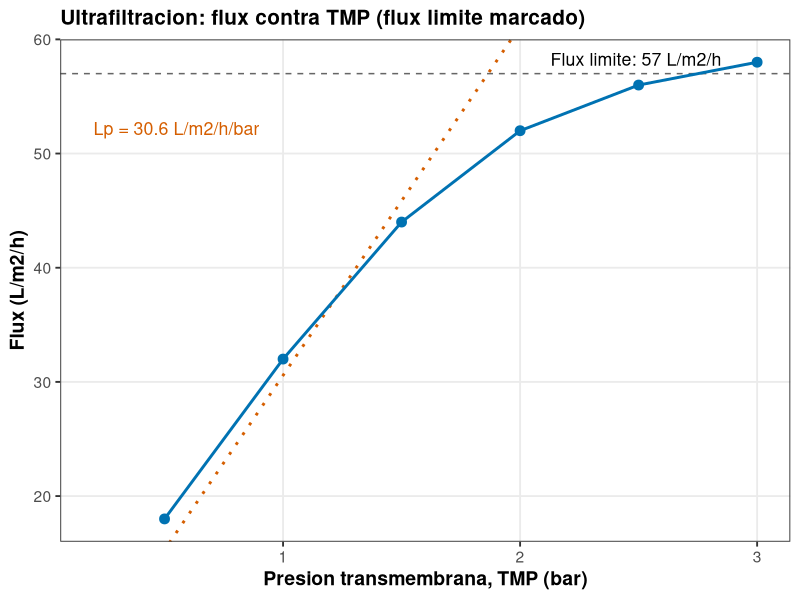
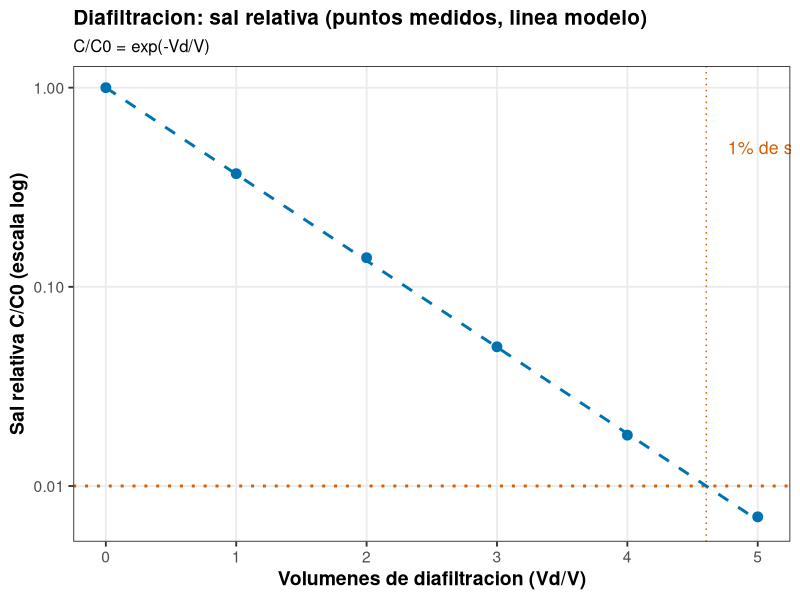
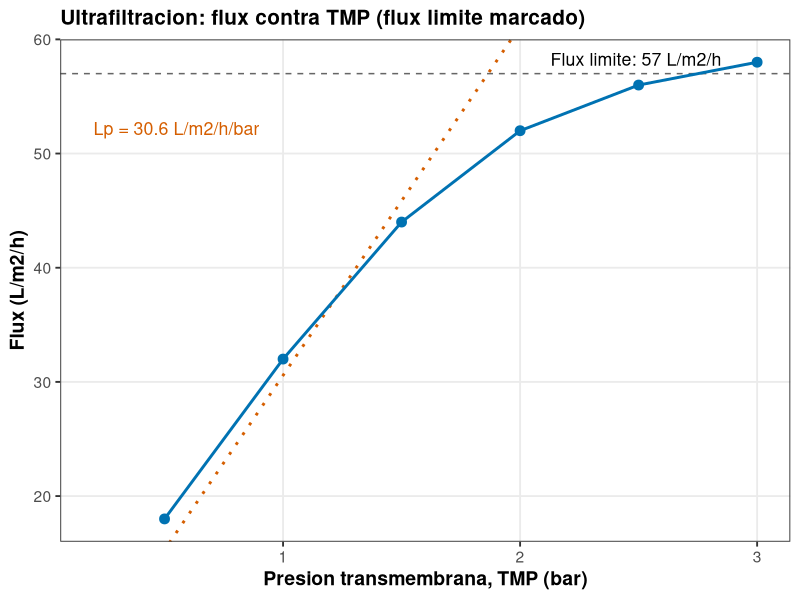
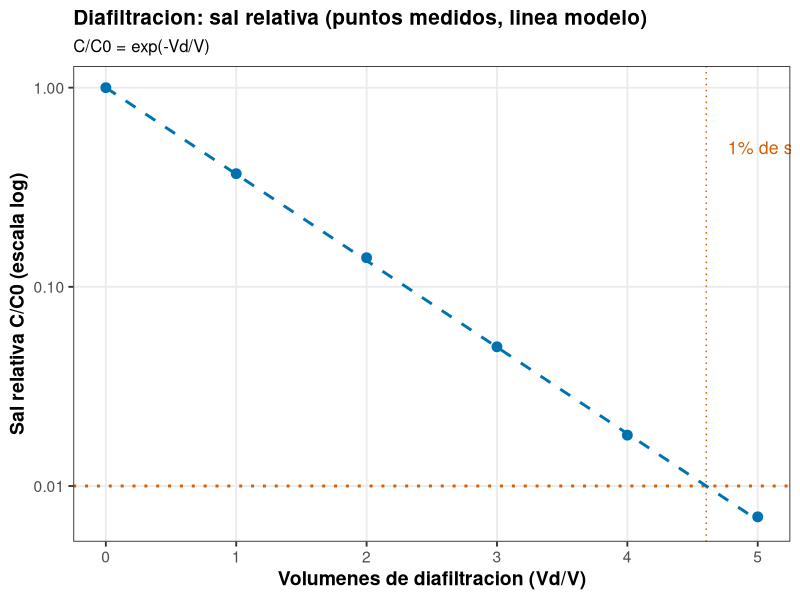

Generate these figures, in order, with R:
# ==========================================================================
# 05. Ultrafiltracion: flux contra presion y diafiltracion
# ==========================================================================
# Autor: Dr. Jose Juan Torres Martinez
# Docente de Ciencias Quimicas
# Universidad Autonoma de San Luis Potosi (UASLP)
# Mexico
#
# Material academico para estudiantes
# Serie "Bioseparaciones" - Teoria, Unidad 5. Ultrafiltracion
#
# Descripcion: Recorrido por la planta, quinta parada: el equipo de ultrafiltracion, con su membrana y su bomba. Aqui se analiza el flux medido contra la presion transmembrana (TMP): en la zona controlada por presion el flux es lineal y su pendiente es la permeabilidad hidraulica; a TMP alta el flux se estabiliza en el flux limite por polarizacion. Tambien se calcula la caida de sal en diafiltracion a volumen constante, C = C0 * exp(-Vd/V). Lo que se aprende aqui dice a que presion conviene operar y cuantos volumenes de diafiltracion hacen falta para lavar la sal.
#
# Objetivos de aprendizaje:
#   - Calcular la permeabilidad hidraulica en la zona lineal.
#   - Identificar el flux limite por polarizacion de concentracion.
#   - Calcular cuantos volumenes de diafiltracion hacen falta para bajar la sal a un valor dado.

# Datos: datos_flux.csv (flux medido contra TMP) y datos_diafiltracion.csv (sal relativa medida contra volumenes de diafiltracion).
# Recorrido: llegamos al equipo de ultrafiltracion con el sobrenadante clarificado de la centrifuga. Primera parada: el flux contra la TMP y el flux limite. Segunda parada: la caida de sal en diafiltracion. En cada parada medimos, calculamos y comentamos que significa el resultado antes de seguir.
# ==========================================================================

library(tidyverse)

# --------------------------------------------------------------------------
# Carpeta de trabajo: la del propio script
# --------------------------------------------------------------------------
# El script resuelve solo la carpeta donde esta guardado y la pone como
# carpeta de trabajo, asi los archivos de datos se leen por su nombre y la
# grafica se guarda en la misma carpeta, sin editar rutas.
# Primero prueba la ruta del documento activo en RStudio o Positron, luego
# la ruta del archivo al correr con Rscript o source(), y si nada de eso
# da una ruta, se queda en la carpeta de trabajo actual.
ruta_script <- NULL
if (requireNamespace("rstudioapi", quietly = TRUE) &&
    rstudioapi::isAvailable()) {
  ruta_script <- tryCatch(
    rstudioapi::getActiveDocumentContext()$path,
    error = function(e) NULL
  )
}
if (is.null(ruta_script) || !nzchar(ruta_script)) {
  ruta_script <- tryCatch(sys.frame(1)$ofile, error = function(e) NULL)
}
# Con Rscript el archivo no deja marco en la pila, asi que su ruta viene
# en los argumentos de la linea de comandos (--file=...).
if (is.null(ruta_script) || !nzchar(ruta_script)) {
  archivo <- grep("--file=", commandArgs(trailingOnly = FALSE), value = TRUE)
  if (length(archivo) > 0) {
    ruta_script <- sub("--file=", "", archivo[1])
  }
}
if (!is.null(ruta_script) && nzchar(ruta_script)) {
  setwd(dirname(normalizePath(ruta_script, mustWork = FALSE)))
}

# Estilo de graficas: tema claro y legible, paleta apta para daltonicos
# (Okabe-Ito) y tamano de fuente base mayor, para que las graficas se
# lean bien en el reporte y en la presentacion.
paleta <- c("#0072B2", "#E69F00", "#009E73", "#CC79A7", "#56B4E9", "#D55E00")
tema <- theme_bw(base_size = 14) +
  theme(
    plot.title = element_text(face = "bold", size = 15),
    plot.subtitle = element_text(size = 12),
    axis.title = element_text(face = "bold"),
    legend.position = "bottom",
    legend.title = element_text(face = "bold"),
    panel.grid.minor = element_blank()
  )

# --------------------------------------------------------------------------
# Parada 1. Flux contra TMP: zona lineal y flux limite
# --------------------------------------------------------------------------
# Estamos frente a la membrana de ultrafiltracion con el manometro de TMP a la vista. Subimos la presion por pasos y medimos el flux: primero calculamos la permeabilidad hidraulica con los puntos de la zona lineal y despues el flux limite con los puntos donde el flux ya no sube.
datos <- read_csv("datos_flux.csv", show_col_types = FALSE)

# Zona controlada por presion: los tres primeros puntos (TMP hasta 1.5 bar).
# J = Lp * TMP; la pendiente de la recta es Lp.
ajuste_lp <- lm(flux_L_m2_h ~ tmp_bar - 1,
                data = filter(datos, tmp_bar <= 1.5))
lp <- coef(ajuste_lp)[["tmp_bar"]]
print(tibble(permeabilidad_L_m2_h_bar = lp))

# Flux limite: media de los dos ultimos puntos, donde el flux ya no sube.
flux_limite <- datos %>%
  filter(tmp_bar >= 2.5) %>%
  summarise(flux_limite = mean(flux_L_m2_h)) %>%
  pull(flux_limite)
print(tibble(flux_limite_L_m2_h = flux_limite))

# --------------------------------------------------------------------------
# Parada 2. Diafiltracion a volumen constante
# --------------------------------------------------------------------------
# Seguimos en el equipo de ultrafiltracion: ahora pasamos a la diafiltracion, donde se agrega agua al mismo ritmo que sale el permeado para lavar la sal sin concentrar la proteina. Comparamos la sal medida con el modelo.
# Modelo: C/C0 = exp(-Vd/V), donde Vd/V es el numero de volumenes de
# diafiltracion. Se compara el modelo con la sal medida.
datos_dia <- read_csv("datos_diafiltracion.csv", show_col_types = FALSE)

datos_dia <- datos_dia %>%
  mutate(concentracion_sal_relativa_modelo =
           exp(-volumenes_diafiltracion))

print(datos_dia)

# Volumenes para bajar la sal al 1% del valor inicial: -ln(0.01).
print(tibble(volumenes_para_1_porciento = -log(0.01)))

# --------------------------------------------------------------------------
# Parada 3. Grafica 1: flux contra TMP
# --------------------------------------------------------------------------
# Graficamos el flux contra la TMP: la linea punteada marca el flux limite, el techo que la membrana alcanza por polarizacion, y la linea de puntos es la recta de la zona lineal, con su pendiente Lp anotada.
grafica_flux <- ggplot(datos, aes(x = tmp_bar, y = flux_L_m2_h)) +
  geom_hline(yintercept = flux_limite, linetype = "dashed",
             color = "grey40") +
  annotate("text", x = max(datos$tmp_bar) * 0.95, y = flux_limite,
           label = paste0("Flux limite: ", round(flux_limite, 1), " L/m2/h"),
           hjust = 1, vjust = -0.6, size = 4.5) +
  geom_abline(slope = lp, intercept = 0, linetype = "dotted",
              color = paleta[6], linewidth = 1) +
  annotate("text", x = 0.2, y = max(datos$flux_L_m2_h) * 0.9,
           label = paste0("Lp = ", round(lp, 1), " L/m2/h/bar"),
           hjust = 0, size = 4.5, color = paleta[6]) +
  geom_line(linewidth = 1, color = paleta[1]) +
  geom_point(size = 3, color = paleta[1]) +
  labs(
    x = "Presion transmembrana, TMP (bar)",
    y = "Flux (L/m2/h)",
    title = "Ultrafiltracion: flux contra TMP (flux limite marcado)"
  ) +
  tema

print(grafica_flux)

# --------------------------------------------------------------------------
# Parada 4. Grafica 2: sal relativa en diafiltracion
# --------------------------------------------------------------------------
# Seguimos a la segunda grafica: la sal relativa contra los volumenes de diafiltracion, con los puntos medidos y la linea del modelo en escala logaritmica; la linea de puntos marca el 1% de sal, que se alcanza a 4.61 volumenes.
grafica_dia <- ggplot(
  datos_dia,
  aes(x = volumenes_diafiltracion,
      y = concentracion_sal_relativa_medida)
) +
  geom_hline(yintercept = 0.01, linetype = "dotted", color = paleta[6],
             linewidth = 1) +
  geom_vline(xintercept = -log(0.01), linetype = "dotted", color = paleta[6]) +
  annotate("text", x = -log(0.01), y = 0.5,
           label = "1% de sal: 4.61 volumenes", hjust = -0.1, size = 4.5,
           color = paleta[6]) +
  geom_line(aes(y = concentracion_sal_relativa_modelo),
            linetype = "dashed", linewidth = 1, color = paleta[1]) +
  geom_point(size = 3, color = paleta[1]) +
  scale_y_log10() +
  labs(
    x = "Volumenes de diafiltracion (Vd/V)",
    y = "Sal relativa C/C0 (escala log)",
    title = "Diafiltracion: sal relativa (puntos medidos, linea modelo)",
    subtitle = "C/C0 = exp(-Vd/V)"
  ) +
  tema

print(grafica_dia)

# --------------------------------------------------------------------------
# 5. Exportar las graficas
# --------------------------------------------------------------------------
# Antes de salir del equipo de ultrafiltracion guardamos las dos graficas del recorrido.
ggsave("05_flux.png", grafica_flux,
       width = 18, height = 12, units = "cm", dpi = 300)
ggsave("05_diafiltracion.png", grafica_dia,
       width = 18, height = 12, units = "cm", dpi = 300)

# --------------------------------------------------------------------------
# Interpretacion
# --------------------------------------------------------------------------
# Grafica 1 (flux contra TMP): el eje x es la presion transmembrana en bar y el eje y es el flux en L/m2/h.
# - El flux sube lineal con la TMP hasta 1.5 bar y luego se estabiliza cerca del flux limite: subir mas la presion ya no aumenta el flux. Esto significa que operar por encima del punto donde se aplana la curva gasta energia sin producir mas, y por eso lo siguiente es trabajar en la zona lineal o cerca del flux limite.
# Grafica 2 (sal relativa en diafiltracion): el eje x es el numero de volumenes de diafiltracion Vd/V (adimensional) y el eje y es la sal relativa C/C0 en escala log (adimensional).
# - La sal cae de forma exponencial con los volumenes de diafiltracion; los puntos medidos siguen el modelo C = C0 * exp(-Vd/V). Esto significa que con el modelo se calcula cuantos volumenes hacen falta para llegar a la sal objetivo, y por eso la diafiltracion se programa con ese numero y no a ciegas.

# --------------------------------------------------------------------------
# Que aprendimos
# --------------------------------------------------------------------------
# - La permeabilidad hidraulica sale de la pendiente en la zona lineal y el flux limite de la zona plana.
# - La diafiltracion lava la sal sin concentrar la proteina, y el modelo dice cuantos volumenes hacen falta para un objetivo dado.
# Terminamos el recorrido en el equipo de ultrafiltracion: ya sabemos a que presion operar y cuantos volumenes lavan la sal. Seguimos a la siguiente parada de la linea: la columna de adsorcion, donde la proteina se retiene y se purifica.
